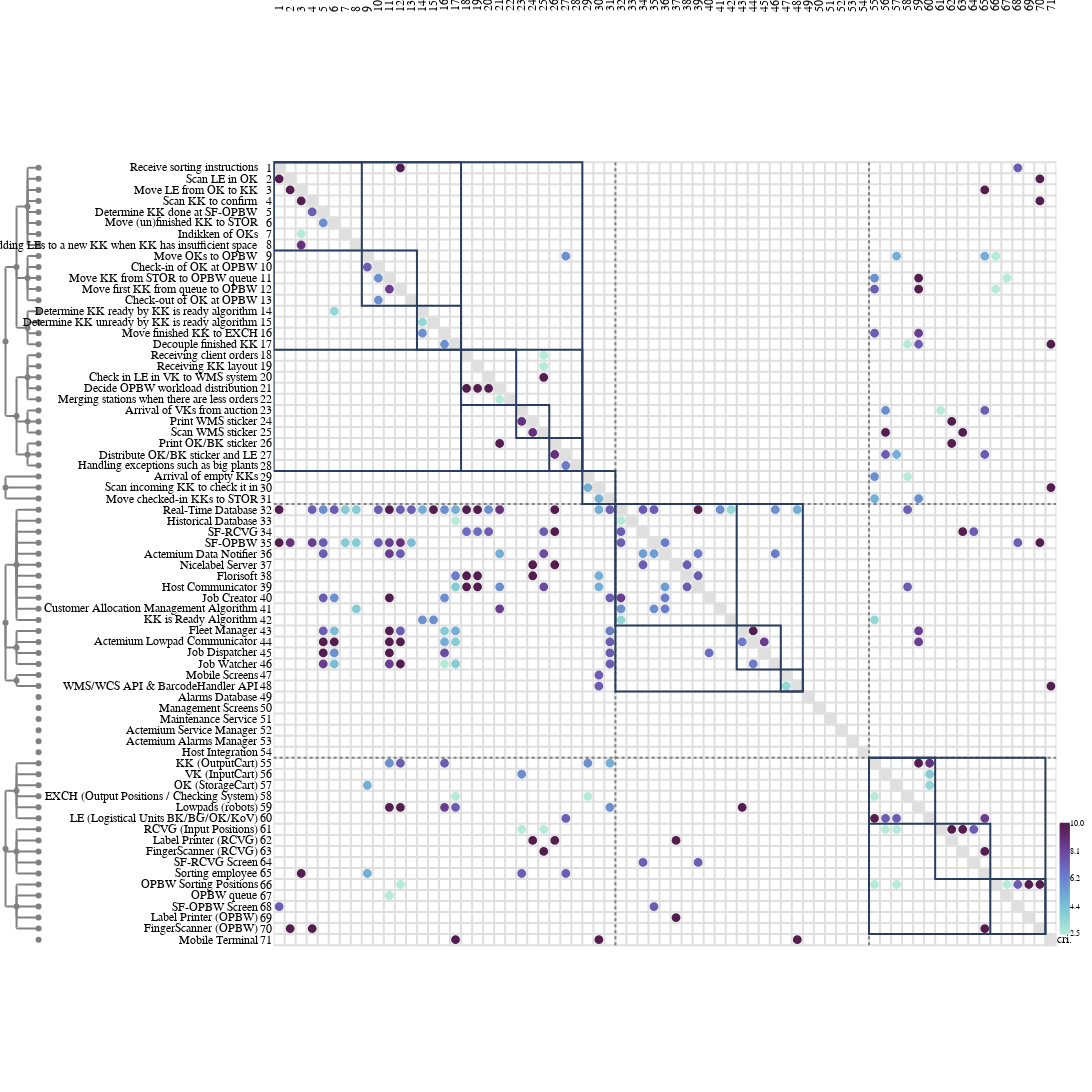

Write notebook code for a chart like this one.
### Markdown cell above
## MDM with criticality (clustering and sequencing algorithms)

### Code cell
# Define criticality column (in the Excel file it is called C (calculated))
criticality_col = "criticality"

# 1. Load data
g = from_csv(
    nodes_path="nodes.csv",
    edges_path="edges.csv",
    csv_delimiter=";",
    iter_delimiter=",",
    edge_weights=[criticality_col] 
)

# 2. Define the domains to process independently
domain_kinds = ["process", "software", "hardware"]
final_ordered_leafs = []

# 3. Iterate through domains to Cluster and Sequence independently
for kind in domain_kinds:
    target_nodes = g.get_nodes_by_kind(kind)
    target_node_set = set(target_nodes)

    sg = g.__class__()

    # Add nodes
    if hasattr(sg, "add_nodes"):
        sg.add_nodes(target_nodes)
    else:
        for n in target_nodes:
            sg.add_node(n)
            
    internal_edges = [
        e for e in g.edges 
        if e.source in target_node_set and e.target in target_node_set
    ]
    
    if hasattr(sg, "add_edges"):
        sg.add_edges(internal_edges)
    else:
        for e in internal_edges:
            sg.add_edge(e)
    # -------------------------

    # A. Clustering: Group nodes based on flow, weighted by criticality
    cluster.hierarchical_markov(sg, weights=criticality_col)
    
    # B. Sequencing: Reorder nodes to minimize feedback loops, weighted by criticality
    seq.genetic(sg, weights=criticality_col)
    
    # Collect the sorted leaves from this domain into the master list
    final_ordered_leafs.extend(sg.leafs)

# 4. Generate the Plot
dsm = ragraph.plot.mdm(
    leafs=final_ordered_leafs, # Use the algorithmically sorted leaves
    edges=g.edges,             # Use original global edges
    style=ragraph.plot.Style(
        piemap=dict(
            display="weights",       # Display the weight intensity
            mode="relative",
            fields=[criticality_col] # Visualize the criticality
        ),
    ),
)

dsm
